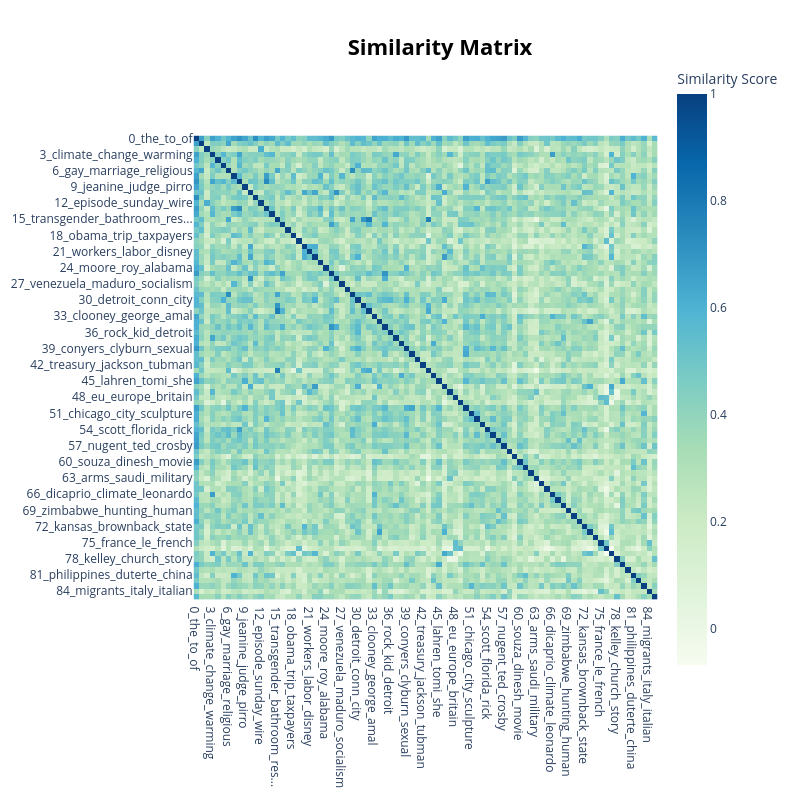

The notebook cell saved with this chart:
### Code cell
from bertopic import BERTopic
from sentence_transformers import SentenceTransformer
import pandas as pd
import numpy as np

# -------------------------------
# 1️⃣ Build texts safely
# -------------------------------

# Make sure these column names match your notebook exactly
# (title, text, spike)
df_topics = combined.copy()

# Replace obvious non-strings with ""
df_topics["title"] = df_topics["title"].replace({np.nan: ""}).astype(str)
df_topics["text"] = df_topics["text"].replace({np.nan: ""}).astype(str)

# Combine fields
df_topics["full_text"] = (df_topics["title"] + " " + df_topics["text"]).str.strip()

# Keep only spike weeks
spike_texts = df_topics.loc[df_topics["label"] == 1, "full_text"]

# Drop empty or weird rows
spike_texts = spike_texts[spike_texts.str.len() > 5]

# FINAL clean list for BERTopic
spike_texts = spike_texts.tolist()

print(f"Training on {len(spike_texts)} spike articles")

# -------------------------------
# 2️⃣ Train BERTopic
# -------------------------------
embedding_model = SentenceTransformer("all-MiniLM-L6-v2")

topic_model = BERTopic(
    embedding_model=embedding_model,
    low_memory=True,
    nr_topics="auto",
    verbose=True
)

topics, probs = topic_model.fit_transform(spike_texts)

# -------------------------------
# 3️⃣ Inspect topics
# -------------------------------
print("\nTOP 10 TOPICS:")
topic_model.get_topic_info().head(10)

# -------------------------------
# 4️⃣ Visualizations
# -------------------------------
topic_model.visualize_topics()

topic_model.visualize_barchart(
    top_n_topics=10,
    n_words=10
)

topic_model.visualize_heatmap()

### Figure 1 — Plotly figure (JSON) as saved in the notebook; plotly's stock layout.template omitted (floating-point values rounded to 4 significant figures; data arrays with more than 128 entries replaced by an {"elided": "..."} marker saying what was removed)
{"data": [{"coloraxis": "coloraxis", "hovertemplate": "x: %{x}<br>y: %{y}<br>Similarity Score: %{z}<extra></extra>", "name": "0", "type": "heatmap", "x": ["0_the_to_of", "1_abortion_parenthood_planned", "2_boiler_room_acr", "3_climate_change_warming", "4_bundy_oregon_federal", "5_flint_water_snyder", "6_gay_marriage_religious", "7_cuba_cuban_castro", "8_hurricane_louisiana_texas", "9_jeanine_judge_pirro", "10_food_program_stamps", "11_khan_khizr_muslim", "12_episode_sunday_wire", "13_puerto_rico_juan", "14_canada_trudeau_canadian", "15_transgender_bathroom_res...", "16_nordstrom_ivanka_brand", "17_marijuana_drug_tobacco", "18_obama_trip_taxpayers", "19_school_students_islam", "20_wage_minimum_workers", "21_workers_labor_disney", "22_housing_rural_hud", "23_pope_francis_vatican", "24_moore_roy_alabama", "25_starbucks_keurig_coffee", "26_food_stamp_fraud", "27_venezuela_maduro_socialism", "28_js_id_fjs", "29_carolina_north_mccrory", "30_detroit_conn_city", "31_military_transgender_sex...", "32_target_bathroom_transgen...", "33_clooney_george_amal", "34_devos_education_betsy", "35_restaurant_owner_andres", "36_rock_kid_detroit", "37_coal_miners_mine", "38_nba_warriors_curry", "39_conyers_clyburn_sexual", "40_flight_dao_airlines", "41_zika_virus_disease", "42_treasury_jackson_tubman", "43_gender_transgender_parents", "44_ball_lavar_ucla", "45_lahren_tomi_she", "46_schools_school_baltimore", "47_trade_obamatrade_tpp", "48_eu_europe_britain", "49_headscarf_saudi_wear", "50_seat_delta_coulter", "51_chicago_city_sculpture", "52_blasio_de_mayor", "53_affleck_weinstein_irons", "54_scott_florida_rick", "55_lepage_maine_governor", "56_torture_waterboarding_ra...", "57_nugent_ted_crosby", "58_county_sanctuary_city", "59_russian_norway_russia", "60_souza_dinesh_movie", "61_pearl_harbor_stratton", "62_bilderberg_rockefeller_q...", "63_arms_saudi_military", "64_swift_dunham_taylor", "65_born_cruz_natural", "66_dicaprio_climate_leonardo", "67_patriots_brady_kraft", "68_diamond_silk_diamondands...", "69_zimbabwe_hunting_human", "70_allen_abc_standing", "71_trey_gowdy_comey", "72_kansas_brownback_state", "73_students_education_student", "74_johnson_weld_gary", "75_france_le_french", "76_britain_muslims_muslim", "77_amtrak_loan_billion", "78_kelley_church_story", "79_couric_gun_katie", "80_machines_electronic_voting", "81_philippines_duterte_china", "82_warmbier_otto_korea", "83_sabo_artist_fairey", "84_migrants_italy_italian", "85_sharpton_glasgow_al"], "xaxis": "x", "y": ["0_the_to_of", "1_abortion_parenthood_planned", "2_boiler_room_acr", "3_climate_change_warming", "4_bundy_oregon_federal", "5_flint_water_snyder", "6_gay_marriage_religious", "7_cuba_cuban_castro", "8_hurricane_louisiana_texas", "9_jeanine_judge_pirro", "10_food_program_stamps", "11_khan_khizr_muslim", "12_episode_sunday_wire", "13_puerto_rico_juan", "14_canada_trudeau_canadian", "15_transgender_bathroom_res...", "16_nordstrom_ivanka_brand", "17_marijuana_drug_tobacco", "18_obama_trip_taxpayers", "19_school_students_islam", "20_wage_minimum_workers", "21_workers_labor_disney", "22_housing_rural_hud", "23_pope_francis_vatican", "24_moore_roy_alabama", "25_starbucks_keurig_coffee", "26_food_stamp_fraud", "27_venezuela_maduro_socialism", "28_js_id_fjs", "29_carolina_north_mccrory", "30_detroit_conn_city", "31_military_transgender_sex...", "32_target_bathroom_transgen...", "33_clooney_george_amal", "34_devos_education_betsy", "35_restaurant_owner_andres", "36_rock_kid_detroit", "37_coal_miners_mine", "38_nba_warriors_curry", "39_conyers_clyburn_sexual", "40_flight_dao_airlines", "41_zika_virus_disease", "42_treasury_jackson_tubman", "43_gender_transgender_parents", "44_ball_lavar_ucla", "45_lahren_tomi_she", "46_schools_school_baltimore", "47_trade_obamatrade_tpp", "48_eu_europe_britain", "49_headscarf_saudi_wear", "50_seat_delta_coulter", "51_chicago_city_sculpture", "52_blasio_de_mayor", "53_affleck_weinstein_irons", "54_scott_florida_rick", "55_lepage_maine_governor", "56_torture_waterboarding_ra...", "57_nugent_ted_crosby", "58_county_sanctuary_city", "59_russian_norway_russia", "60_souza_dinesh_movie", "61_pearl_harbor_stratton", "62_bilderberg_rockefeller_q...", "63_arms_saudi_military", "64_swift_dunham_taylor", "65_born_cruz_natural", "66_dicaprio_climate_leonardo", "67_patriots_brady_kraft", "68_diamond_silk_diamondands...", "69_zimbabwe_hunting_human", "70_allen_abc_standing", "71_trey_gowdy_comey", "72_kansas_brownback_state", "73_students_education_student", "74_johnson_weld_gary", "75_france_le_french", "76_britain_muslims_muslim", "77_amtrak_loan_billion", "78_kelley_church_story", "79_couric_gun_katie", "80_machines_electronic_voting", "81_philippines_duterte_china", "82_warmbier_otto_korea", "83_sabo_artist_fairey", "84_migrants_italy_italian", "85_sharpton_glasgow_al"], "yaxis": "y", "z": {"elided": "86x86 float values"}}], "layout": {"coloraxis": {"colorbar": {"title": {"text": "Similarity Score"}}, "colorscale": [[0, "rgb(247,252,240)"], [0.125, "rgb(224,243,219)"], [0.25, "rgb(204,235,197)"], [0.375, "rgb(168,221,181)"], [0.5, "rgb(123,204,196)"], [0.625, "rgb(78,179,211)"], [0.75, "rgb(43,140,190)"], [0.875, "rgb(8,104,172)"], [1, "rgb(8,64,129)"]]}, "height": 800, "hoverlabel": {"bgcolor": "white", "font": {"family": "Rockwell", "size": 16}}, "legend": {"title": {"text": "Trend"}}, "margin": {"t": 60}, "showlegend": true, "title": {"font": {"color": "Black", "size": 22}, "text": "<b>Similarity Matrix</b>", "x": 0.55, "xanchor": "center", "y": 0.95, "yanchor": "top"}, "width": 800, "xaxis": {"anchor": "y", "constrain": "domain", "domain": [0, 1], "scaleanchor": "y"}, "yaxis": {"anchor": "x", "autorange": "reversed", "constrain": "domain", "domain": [0, 1]}}}
